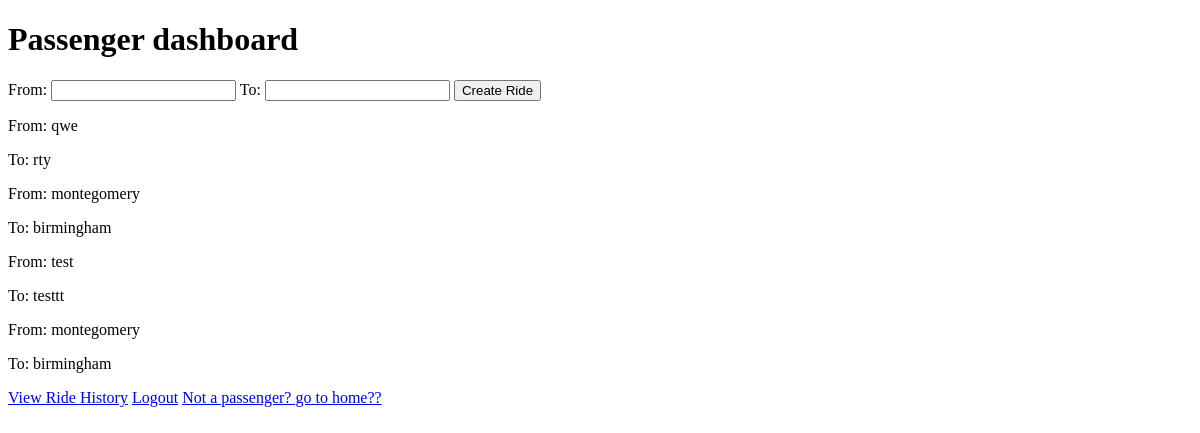
Page /passenger_dashboard (signed in) on the earlier database version.
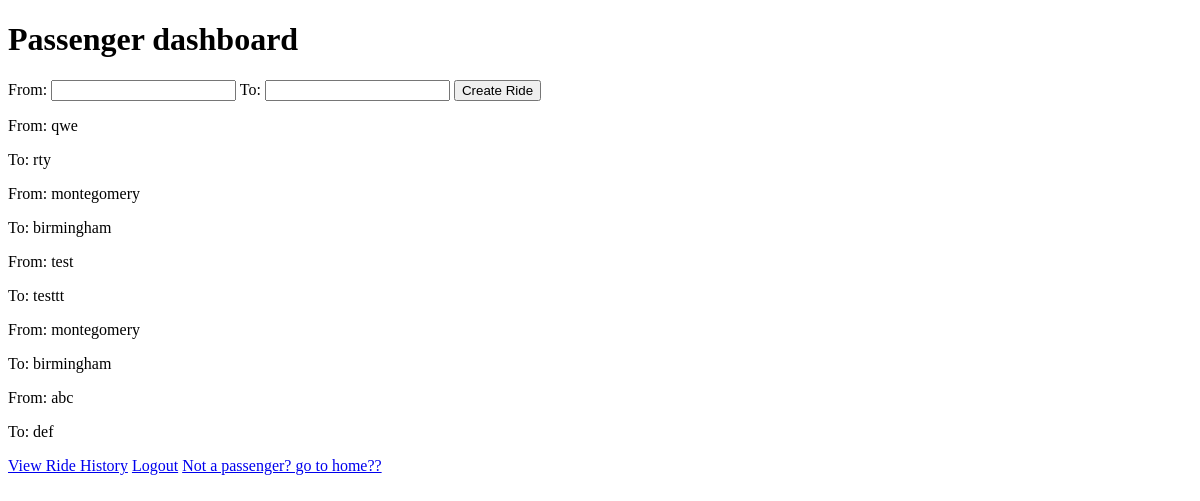
Same page on the later database version.
### models.py (models this page shows, shortened)
class Trip(db.Model):
    __tablename__ = "trips"
    id = db.Column(db.Integer, primary_key=True)
    driver_id = db.Column(db.Integer, db.ForeignKey('users.id'), nullable=True)
    passenger_id = db.Column(db.Integer, db.ForeignKey('users.id'), nullable=False)
    from_location = db.Column(db.String(100), nullable=False)
    to_location = db.Column(db.String(100), nullable=False)
    quotations = relationship("Quotation",backref="trip_quotations",overlaps="quotations_trip")
    driver = relationship("User", foreign_keys=[driver_id], backref="trips_as_driver_rel",overlaps="rides_as_driver")
    passenger = relationship("User", foreign_keys=[passenger_id], backref="trips_as_passenger_rel",overlaps="rides_as_passenger")

### main.py (the view, shortened to what this page needs)
@login_required
@app.route('/passenger_dashboard')
def passenger_dashboard():
    print(f'**************************')
    upcoming_rides = [ride for ride in current_user.rides_as_passenger if ride.driver_id is None]
    quotations = Quotation.query.filter_by(passenger_id=current_user.id, status='Pending').all()
    return render_template('passenger_dashboard.html',upcoming_rides=upcoming_rides,quotations=quotations)

### main.py (called while the page is built)
@login_manager.user_loader
def load_user(user_id):
    return User.query.get(int(user_id))

### templates/passenger_dashboard.html (shortened to what this page needs)
<!DOCTYPE html>
<html lang="en">
<head>
</head>
<body>
    <h1>Passenger dashboard</h1>
    <form method="POST" action="{{ url_for('create_ride') }}">
        <label for="from_location">From:</label>
        <input type="text" id="from_location" name="from_location" required>
        <label for="to_location">To:</label>
        <input type="text" id="to_location" name="to_location" required>
        <button type="submit">Create Ride</button>
      </form>
      {% for ride in upcoming_rides %}
      <div>
          <p>From: {{ ride.from_location }}</p>
          <p>To: {{ ride.to_location }}</p>
      </div>
      {% endfor %}
      <a href="{{ url_for('ride_history') }}">View Ride History</a>
    {% if current_user.is_authenticated %}
    <a href="{{ url_for('passenger_logout') }}">Logout</a>
    {% endif %}
    <a href=" {{url_for('index')}}">Not a passenger? go to home??</a>
</body>
</html>

Differences in the rows shown:
added Trip: from_location "abc", to_location "def"
